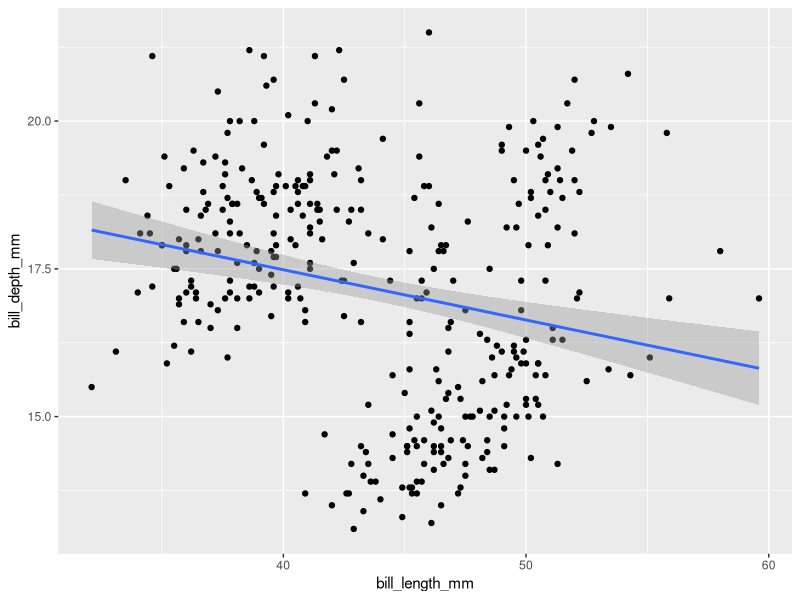
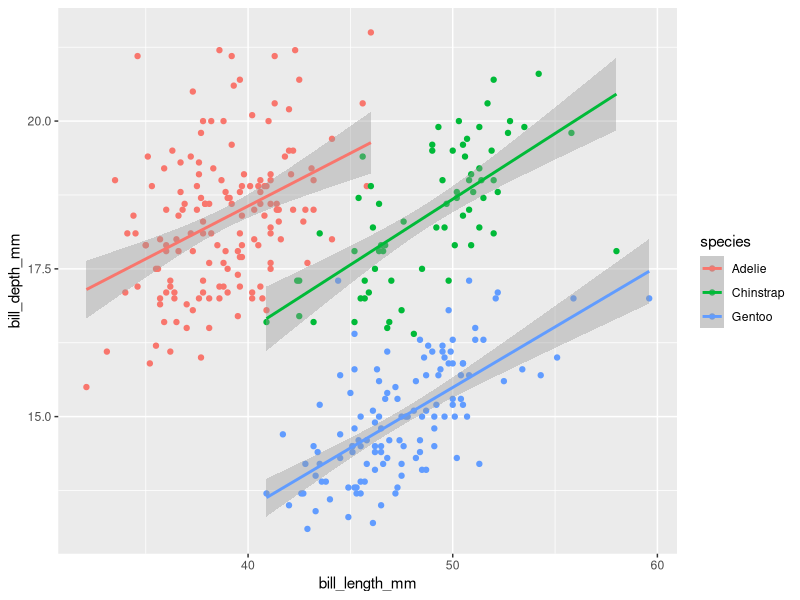
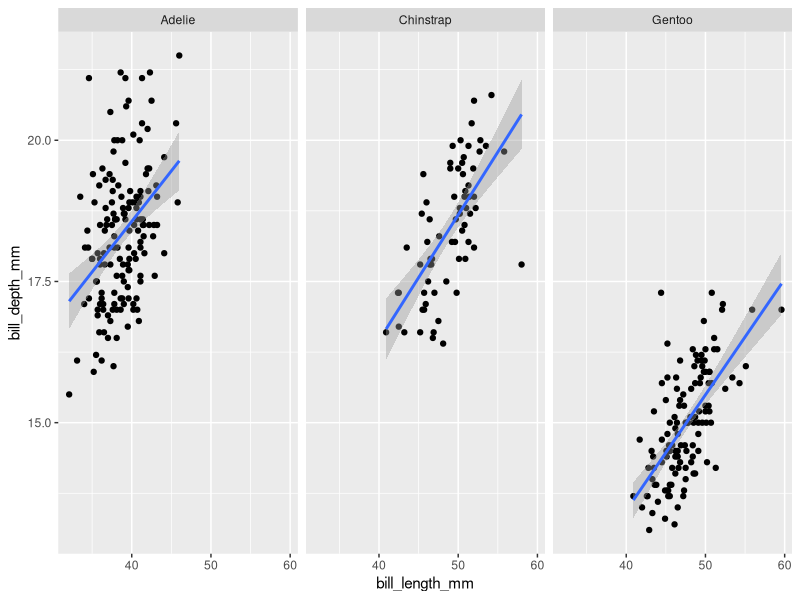
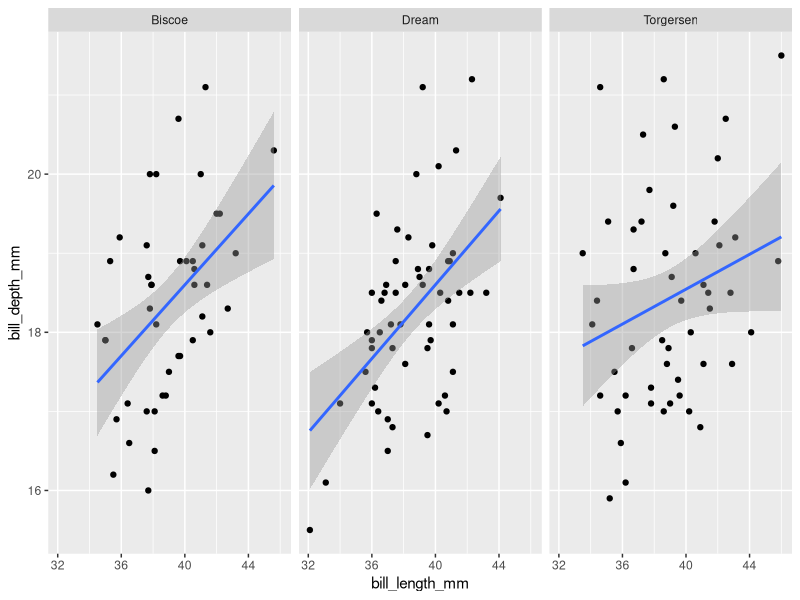
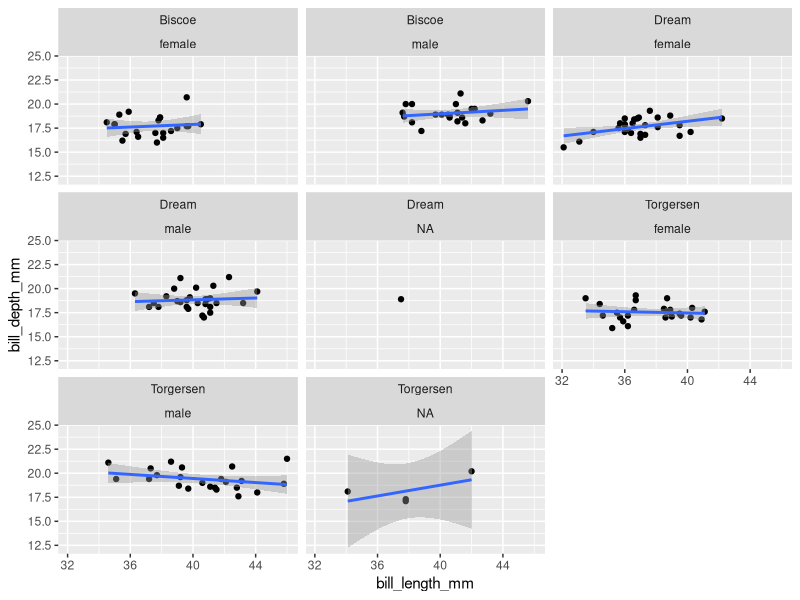
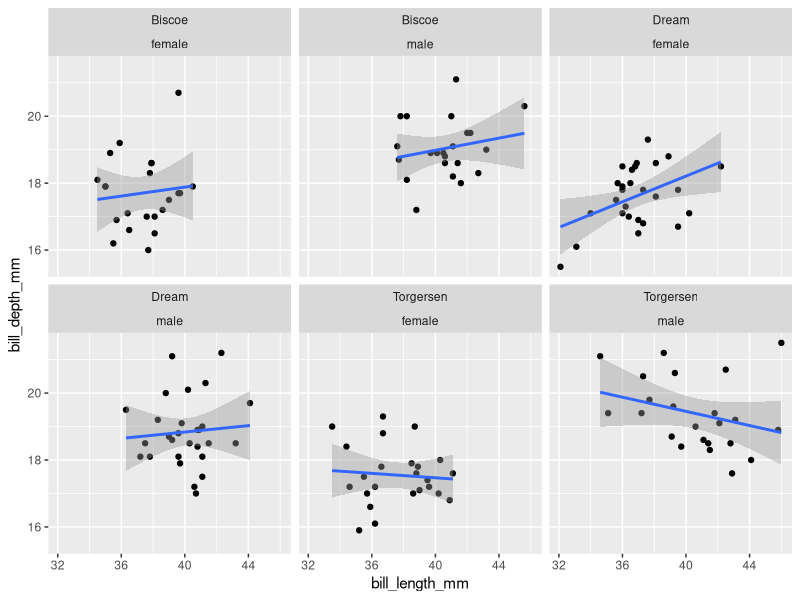
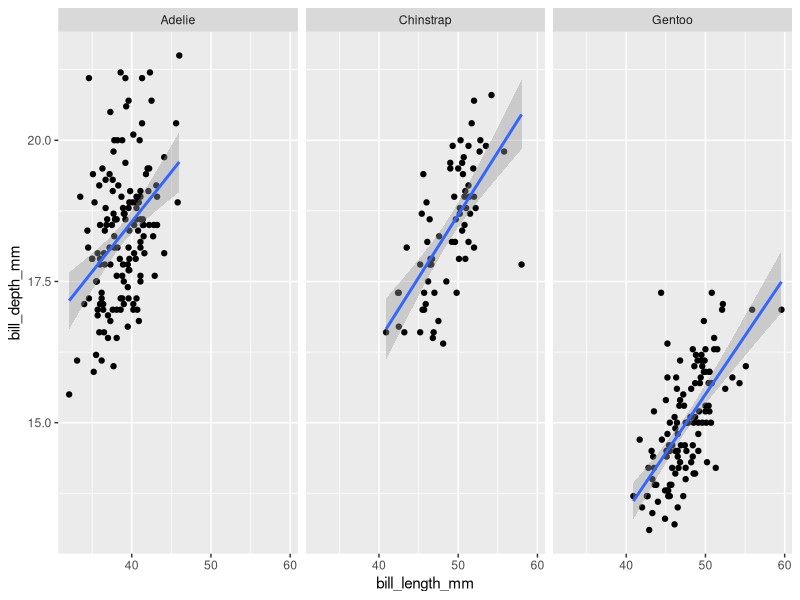
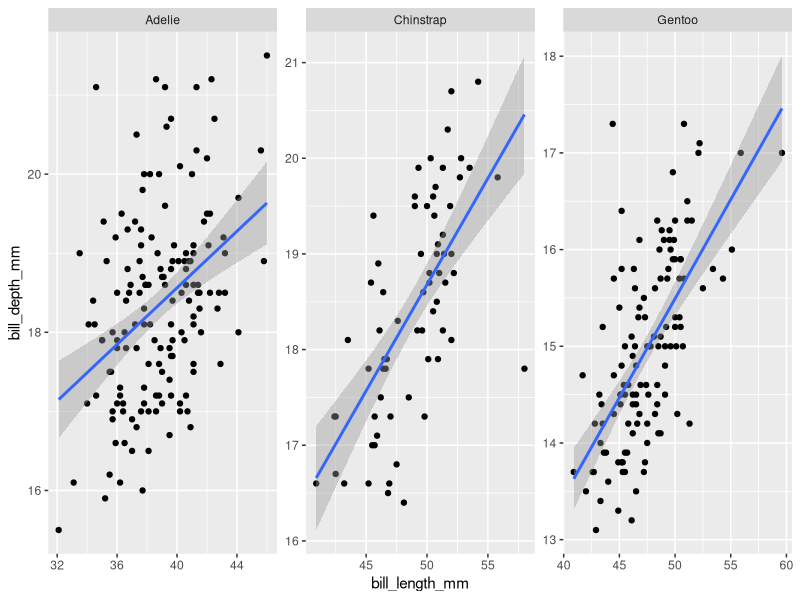

R code for these plots, in order:
## ---- chunk 1
library(palmerpenguins)
library(tidyverse)
## ---- chunk 2
head(penguins)
summary(penguins)
## ---- chunk 3
penguins %>% 
  ggplot(aes(x = bill_length_mm, y = bill_depth_mm)) +
  geom_point() +
  geom_smooth(method = "lm")
## ---- chunk 4
penguins %>% 
  ggplot(aes(x = bill_length_mm, y = bill_depth_mm, color = species)) +
  geom_point() +
  geom_smooth(method = "lm")
## ---- chunk 5
penguins %>% 
  ggplot(aes(x = bill_length_mm, y = bill_depth_mm)) +
  geom_point() +
  geom_smooth(method = "lm") +
  facet_wrap("species")

## ---- chunk 6
penguins %>%
  filter(species == "Adelie") %>%
  ggplot(aes(x = bill_length_mm, y = bill_depth_mm)) +
  geom_point() +
  geom_smooth(method = "lm") +
  facet_wrap("island")
## ---- chunk 7
penguins %>% 
  filter(species == "Adelie") %>%
  ggplot(aes(x = bill_length_mm, y = bill_depth_mm)) +
  geom_point() +
  geom_smooth(method = "lm") +
  facet_wrap(c("island", "sex"))
## ---- chunk 8
penguins %>% 
  drop_na() %>%
  filter(species == "Adelie") %>%
  ggplot(aes(x = bill_length_mm, y = bill_depth_mm)) +
  geom_point() +
  geom_smooth(method = "lm") +
  facet_wrap(c("island", "sex"))
## ---- chunk 9
penguins %>% 
  drop_na() %>%
  ggplot(aes(x = bill_length_mm, y = bill_depth_mm)) +
  geom_point() +
  geom_smooth(method = "lm") +
  facet_wrap("species")
## ---- chunk 10
penguins %>% 
  ggplot(aes(x = bill_length_mm, y = bill_depth_mm)) +
  geom_point() +
  geom_smooth(method = "lm") +
  facet_wrap("species", scales = "free")
